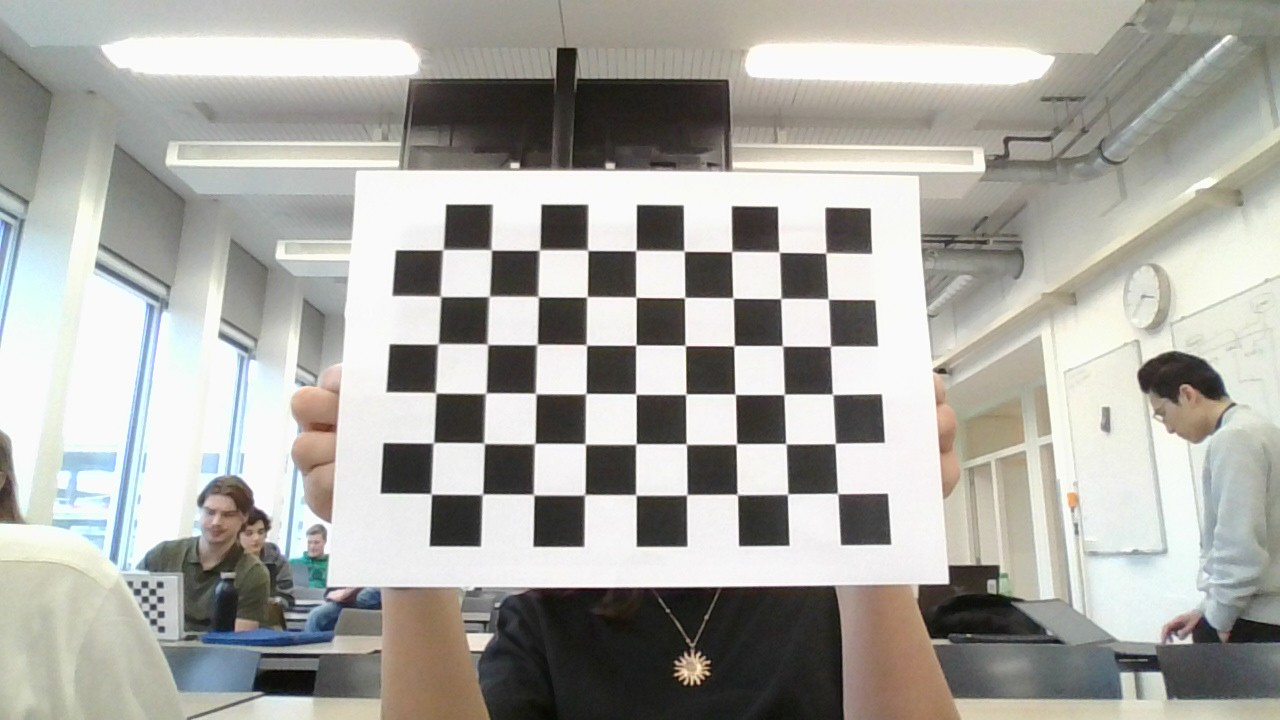
#> input picture Images/WIN_20260210_15_39_01_Pro.jpg, 1280 x 720 px
$ python Assignment1.py
#> lines starting #> are read from the running program, lines starting #| are printed output that depends on the picture; after the words box and inside, x2 and y2 are one past the last pixel; in counts of white or black regions, pixels touching at a corner belong together; long printed decimals are rounded
import numpy as np
import cv2 as cv
import glob
import os
import shutil
import matplotlib.pyplot as plt

save_id = 1
EDGE_SIZE = 25 # size of the square edge (in mm)
L = 75  # length of axes in mm
AXES = np.float32([
    [0, 0, 0],   # origin
    [L*2, 0, 0],   # X
    [0, L*2, 0],   # Y
    [0, 0, -L*2]   # Z
])

CUBE = np.float32([
    [0,0,0],       # bottom-front-left
    [L,0,0],       # bottom-front-right
    [L,L,0],       # bottom-back-right
    [0,L,0],       # bottom-back-left
    [0,0,-L],      # top-front-left
    [L,0,-L],      # top-front-right
    [L,L,-L],      # top-back-right
    [0,L,-L]       # top-back-left
])
criteria = (cv.TERM_CRITERIA_EPS + cv.TERM_CRITERIA_MAX_ITER, 30, 0.001)
pattern_size = (9,6)
top_left = (0,0)
top_right = (pattern_size[0] - 1, 0)
bottom_left = (0, pattern_size[1] - 1)
bottom_right = (pattern_size[0] - 1, pattern_size[1] - 1)

# [63 lines left out: functions select_corners, generate_board_points, interpolate_corners, not called in this run]

def signed_area(p):
    x, y = p[:, 0], p[:, 1]
    return 0.5 * np.sum(x * np.roll(y, -1) - y * np.roll(x, -1))

# [47 lines left out: function order_points, not called in this run]


def create_object_points(cols, rows, square_size_mm = EDGE_SIZE):
    """
    Create the 3D world coordinates of the chessboard corners.
    """
#> called with cols = 9, rows = 6, square_size_mm = 25
    objp = []

    for y in range(rows):
        for x in range(cols):
            X = x * square_size_mm
            Y = y * square_size_mm
            Z = 0.0
            objp.append((X, Y, Z))

    return np.array(objp, dtype=np.float32)

def show_tvecs_rvecs(rvecs, tvecs):
    """
    Function to show rotation vectors and translation vectors
    """
    for i, (rvec, tvec) in enumerate(zip(rvecs, tvecs)):
        R, _ = cv.Rodrigues(rvec)
        extrinsic = np.hstack((R, tvec.reshape(3,1)))

        print(f"\nImage {i+1} extrinsic [R|t]:")
        print(extrinsic)

# [148 lines left out: functions color_face, dynamic_color, draw_cube, not called in this run]

# directories for the training images
images = glob.glob('./Images/*.jpg')
manual_images = glob.glob('./bad_images/*.jpg')
test_images = glob.glob('./test_images/*.jpg')
shutil.rmtree("new_images", ignore_errors=True)
os.makedirs("new_images")

# Arrays to store (3d) object points and (2d) image points from all the images
board_object_points = create_object_points(9, 6, EDGE_SIZE)
auto_objectPoints = []
auto_imagePoints = []
manual_objectPoints = []
manual_imagePoints = []

objp = create_object_points(pattern_size[0], pattern_size[1],EDGE_SIZE)


for fname in images[:25]:
    img = cv.imread(fname)
#> img is the input picture: shape (720, 1280, 3); mean B, G, R 163.4, 169.1, 169.9
    gray = cv.cvtColor(img, cv.COLOR_BGR2GRAY)
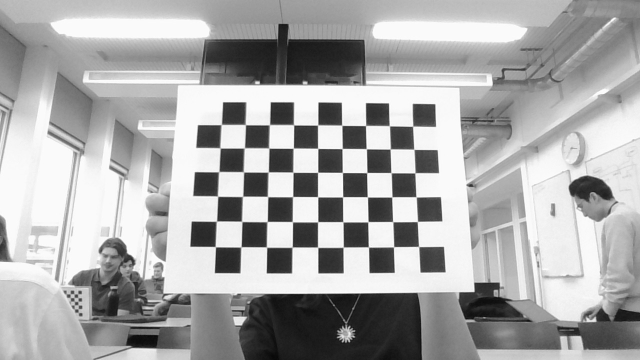
#> gray: shape (720, 1280) (shown at 1/2 size); min 3, max 255, mean 168.7

    # Find the chess board corners
    ret, corners = cv.findChessboardCorners(gray, (pattern_size[0],pattern_size[1]), None)
#> ret = True; corners = 54 rows, first 8: [837.2, 493.1], [787.7, 494.1], [736.3, 494.1], [686.9, 494.9], [636.1, 495], [584.4, 494.9], [534.4, 495.2], [483.4, 493.8]

    if ret == True:
        auto_objectPoints.append(objp)
        corners2 = cv.cornerSubPix(gray, corners, (11,11), (-1,-1), criteria)
#> corners2 = 54 rows, first 8: [837.7, 493.5], [787.6, 494], [737.4, 494.5], [686.8, 494.7], [635.9, 495], [584.7, 494.7], [533.7, 494.6], [482.4, 494.3]

        auto_imagePoints.append(corners2)

        # Draw and display the corners
        cv.drawChessboardCorners(img, (pattern_size[0],pattern_size[1]), corners2, ret)
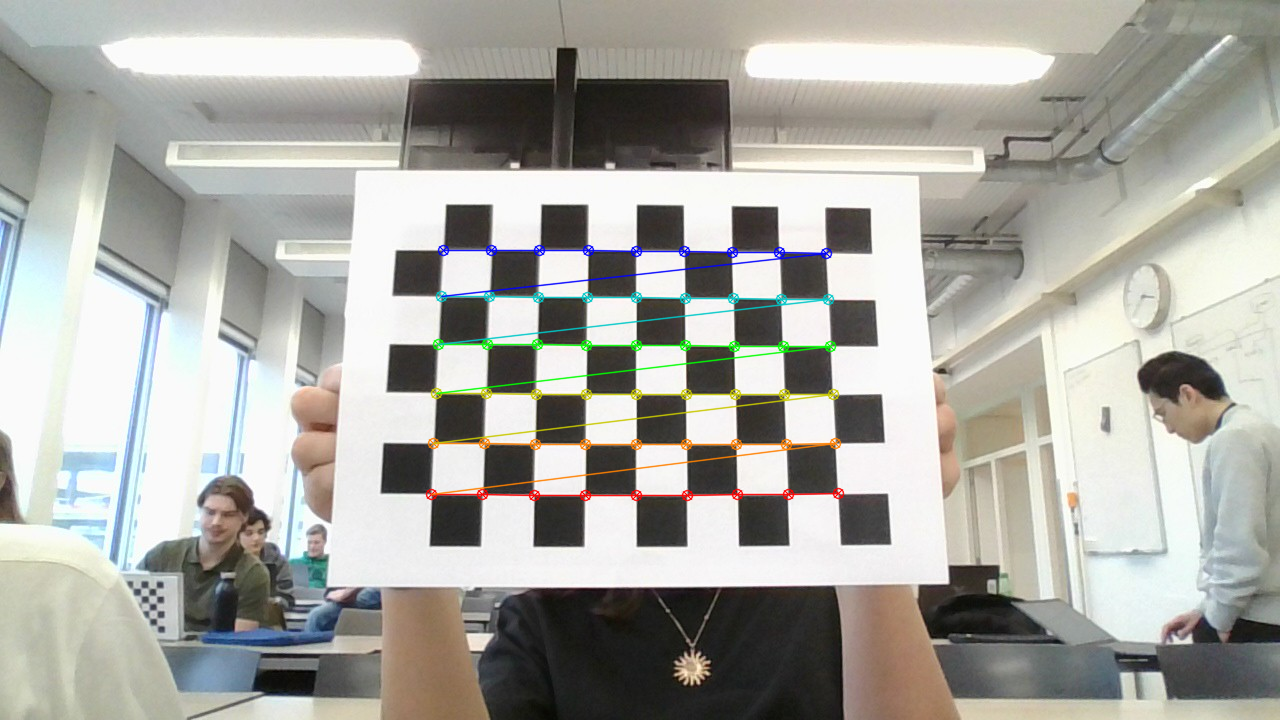
#> img: shape (720, 1280, 3); 1.87% of pixels changed, all inside (x1, y1, x2, y2) = (425, 244, 845, 502)
        cv.imshow('img', img)
        cv.waitKey(500)

for fname in manual_images:

    img = cv.imread(fname)
    gray = cv.cvtColor(img, cv.COLOR_BGR2GRAY)

    state = {
        "original": img.copy(),
        "base": img.copy(),
        "display": img.copy(),
        "interpolation": img.copy(),
        "2dpoints": [],
        "3dpoints": [],
        "filename": fname
    }

    cv.imshow('Image', state['display'])
    cv.setMouseCallback("Image", select_corners, state)

    key = cv.waitKey(0)

    if key == 27:
        print("Exit")
        cv.destroyAllWindows()
        print(state['2dpoints'])
        break

    if key == ord('s'):
        print("Skipped image: ", fname)
        continue

    if len(state['2dpoints']) != 4:
        print(f'This image was skipped : {fname}. Please select at least 4 points in the next one.')
        continue

    src = np.array(state['2dpoints'], dtype=np.float32)

    # --------------- Enforce order -----------------#

    src = np.array(state['2dpoints'], dtype = np.float32)
    ordered = order_points(src, pattern_size = pattern_size)

    ordered_ref = ordered.reshape(-1, 1, 2).astype(np.float32)
    cv.cornerSubPix(gray, ordered_ref, (11,11), (-1,-1), criteria)
    ordered_refined = ordered_ref.reshape(4, 2)

    #dst = np.float32([[0, 0], [W-1, 0], [W-1, H-1], [0, H-1]]) # the corners
    dst = np.float32([
        top_left,
        top_right,
        bottom_right,
        bottom_left
    ])
    W = (pattern_size[0] - 1) * 100
    H = (pattern_size[1] - 1) * 100

    #warping for better corner estimation
    H_warp = cv.getPerspectiveTransform(ordered_refined, dst)
    warped = cv.warpPerspective(img, H_warp, (W, H))
    gray_warped = cv.cvtColor(warped, cv.COLOR_BGR2GRAY)

    # interpolation
    warped_grid = interpolate_corners(dst, pattern_size[0], pattern_size[1])
    warped_grid = warped_grid.reshape(-1, 1, 2).astype(np.float32)

    # inverse warping to go back to original image
    H_inv = cv.getPerspectiveTransform(dst, ordered_refined)
    img_grid = cv.perspectiveTransform(warped_grid, H_inv)

    img_points = img_grid.reshape(-1, 2)
    manual_imagePoints.append(img_points)
    manual_objectPoints.append(board_object_points.copy())

    for pt in img_grid:
        x, y = pt[0]
        cv.circle(state['interpolation'], (int(x), int(y)), 5, (255, 0, 0), -1)

    cv.imshow('Image', state["interpolation"])
    new_path = os.path.join("new_images", os.path.basename(fname))
    cv.imwrite(new_path, state["interpolation"])

    cv.waitKey(0)
    cv.destroyAllWindows()


"""
    Part 4: Three runs of calibration.

    We need to use cv.calibrateCamera(
    objectPoints,    # list of 3D points per image
    imagePoints,     # list of 2D points per image
    image_size,      # image width and height
    None,            # initial camera matrix (None → estimated)
    None,            # initial distortion coefficients
    flags=0,         # free center/origin point
    criteria=criteria
)

"""

# read image size
image_size = (cv.imread(images[0]).shape[1], cv.imread(images[0]).shape[0])
#> image_size = (1280, 720)

#Run images
objectPoints_run1 = auto_objectPoints + manual_objectPoints
imagePoints_run1  = auto_imagePoints  + manual_imagePoints
#> imagePoints_run1 = 1 item

ret, cameraMatrix1, distCoeffs1, rvecs1, tvecs1 = cv.calibrateCamera(objectPoints_run1, imagePoints_run1, image_size, None, None, flags=0, criteria=criteria)
#> ret = 0.156; cameraMatrix1 = [[595.3, 0, 628.5], [0, 589.1, 347.1], [0, 0, 1]]; distCoeffs1 = [[-0.0722, -0.104, -0.00238, 0.000387, 1.13]]; rvecs1 = ([0.0372, -0.234, -3.13],); tvecs1 = ([103.6, 73.67, 292.1],)
print("############ RESULTS OF RUN 1 ############\n")
print("Intrinsic Parameters : Camera matrix K:\n", cameraMatrix1)
#| Intrinsic Parameters : Camera matrix K:
#|  [[595.255   0.         628.521]
#|  [  0.         589.072 347.122]
#|  [  0.           0.           1.        ]]
print("Extrinsic Parameters : [R|t] for each image:")
show_tvecs_rvecs(rvecs1, tvecs1)
#> the loop in show_tvecs_rvecs, `for i, (rvec, tvec) in enumerate(zip(rvecs, tvecs)):` made 1 pass
#> (rvec, tvec) on pass 1: ([0.0372, -0.234, -3.13], [103.6, 73.67, 292.1])
#> (printed output is left out)
print("##########################################\n")

# ---------------------------- Run 2 --------------------- 5 manual + 5 auto
objectPoints_run2 = auto_objectPoints[:5] + manual_objectPoints[:5]
imagePoints_run2  = auto_imagePoints[:5]  + manual_imagePoints[:5]
#> imagePoints_run2 = 1 item

ret, cameraMatrix2, distCoeffs2, rvecs2, tvecs2 = cv.calibrateCamera(objectPoints_run2, imagePoints_run2, image_size, None, None, flags=0, criteria=criteria)
#> cameraMatrix2 = [[595.3, 0, 628.5], [0, 589.1, 347.1], [0, 0, 1]]; distCoeffs2 = [[-0.0722, -0.104, -0.00238, 0.000387, 1.13]]; rvecs2 = ([0.0372, -0.234, -3.13],); tvecs2 = ([103.6, 73.67, 292.1],)
print("############ RESULTS OF RUN 2 ############\n")
print("Intrinsic Parameters : Camera matrix K:\n", cameraMatrix2)
#| Intrinsic Parameters : Camera matrix K:
#|  [[595.255   0.         628.521]
#|  [  0.         589.072 347.122]
#|  [  0.           0.           1.        ]]
print("Extrinsic Parameters : [R|t] for each image:")
show_tvecs_rvecs(rvecs2, tvecs2)
#> the loop in show_tvecs_rvecs (call 2), `for i, (rvec, tvec) in enumerate(zip(rvecs, tvecs)):` made 1 pass
#> (printed output is left out)
print("##########################################\n")

# ---------------------------- Run 3 ---------------------- 5 auto
objectPoints_run3 = auto_objectPoints[:5]
imagePoints_run3  = auto_imagePoints[:5]
#> imagePoints_run3 = 1 item

ret, cameraMatrix3, distCoeffs3, rvecs3, tvecs3 = cv.calibrateCamera(objectPoints_run3, imagePoints_run3, image_size, None, None, flags=0, criteria=criteria)
#> cameraMatrix3 = [[595.3, 0, 628.5], [0, 589.1, 347.1], [0, 0, 1]]; distCoeffs3 = [[-0.0722, -0.104, -0.00238, 0.000387, 1.13]]; rvecs3 = ([0.0372, -0.234, -3.13],); tvecs3 = ([103.6, 73.67, 292.1],)
print("############ RESULTS OF RUN 3 ############\n")
print("Instrinic Parameters : Camera matrix K:\n", cameraMatrix3)
#| Instrinic Parameters : Camera matrix K:
#|  [[595.255   0.         628.521]
#|  [  0.         589.072 347.122]
#|  [  0.           0.           1.        ]]
print("Extrinsic parameters : [R|t] for each image:")
show_tvecs_rvecs(rvecs3, tvecs3)
print("##########################################\n")


"""
    Part 5: Project from 3d object to 2d pixel coordinates

    We must use -> cv.projectPoints(
    object_points_3D,
    rvec,
    tvec,
    K,
    distCoeffs
    )

"""


# Single test image
#> (the run stopped early here; a loop or call above may not have finished)

$ run again, on Images/WIN_20260210_15_39_05_Pro.jpg
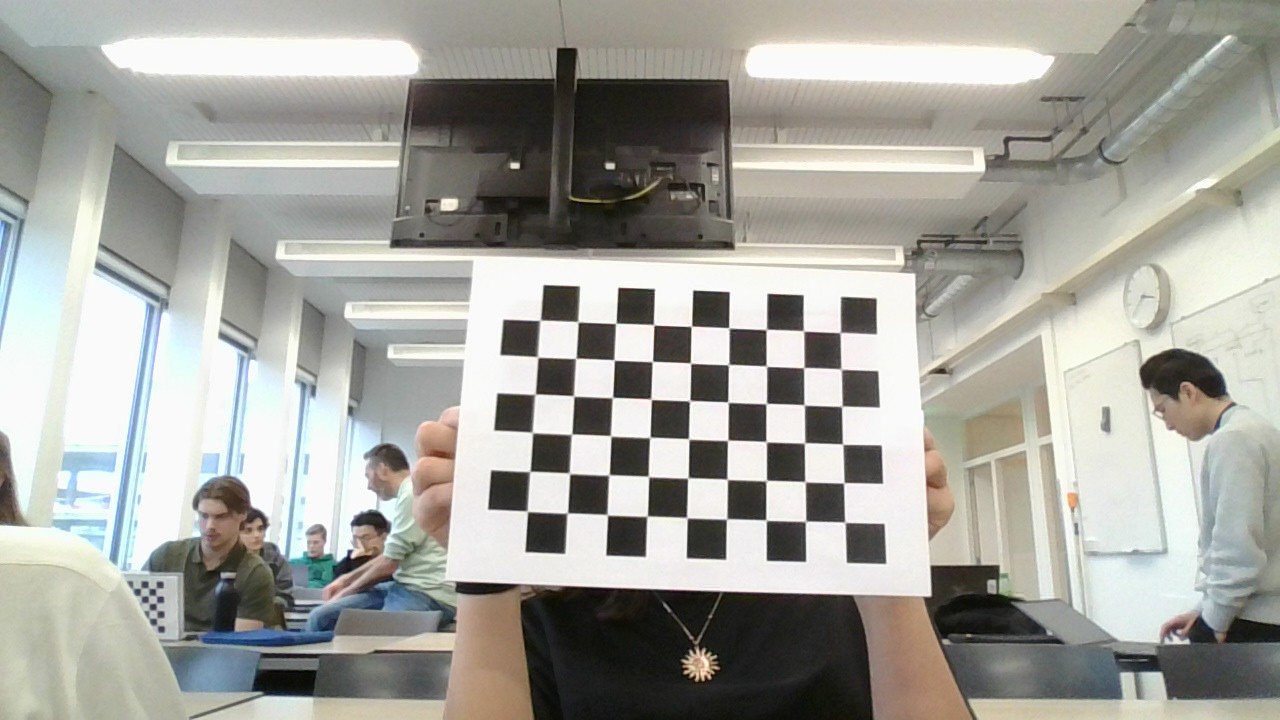
#> input picture Images/WIN_20260210_15_39_05_Pro.jpg, 1280 x 720 px
#> img is the input picture: shape (720, 1280, 3); mean B, G, R 156.9, 163.4, 163.7
#> `gray = cv.cvtColor(img, cv.COLOR_BGR2GRAY)`:
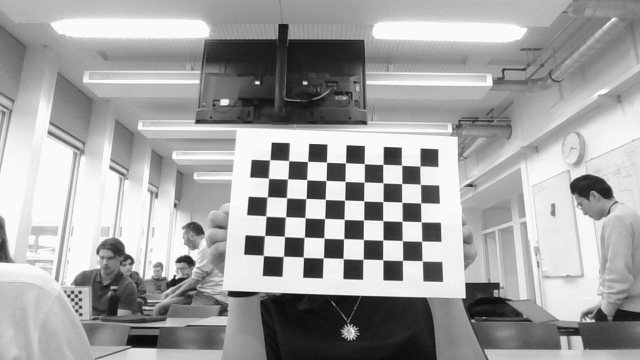
#> gray: shape (720, 1280) (shown at 1/2 size); min 1, max 255, mean 162.7
#> `ret, corners = cv.findChessboardCorners(gray, (pattern_size[0],pattern..`: ret = True; corners = 54 rows, first 8: [844.8, 522.3], [805.7, 521.2], [766.3, 520], [726.6, 519.2], [686.8, 517.7], [647.4, 515.8], [607.7, 515.2], [567.8, 512.5]
#> corners2 = 54 rows, first 8: [844.9, 522.3], [805.5, 521.2], [766.1, 520.2], [726.6, 518.9], [686.8, 517.7], [647.1, 516.2], [607.3, 514.8], [567.3, 513.1]
#> `cv.drawChessboardCorners(img, (pattern_size[0],pattern_size[1]), corne..`:
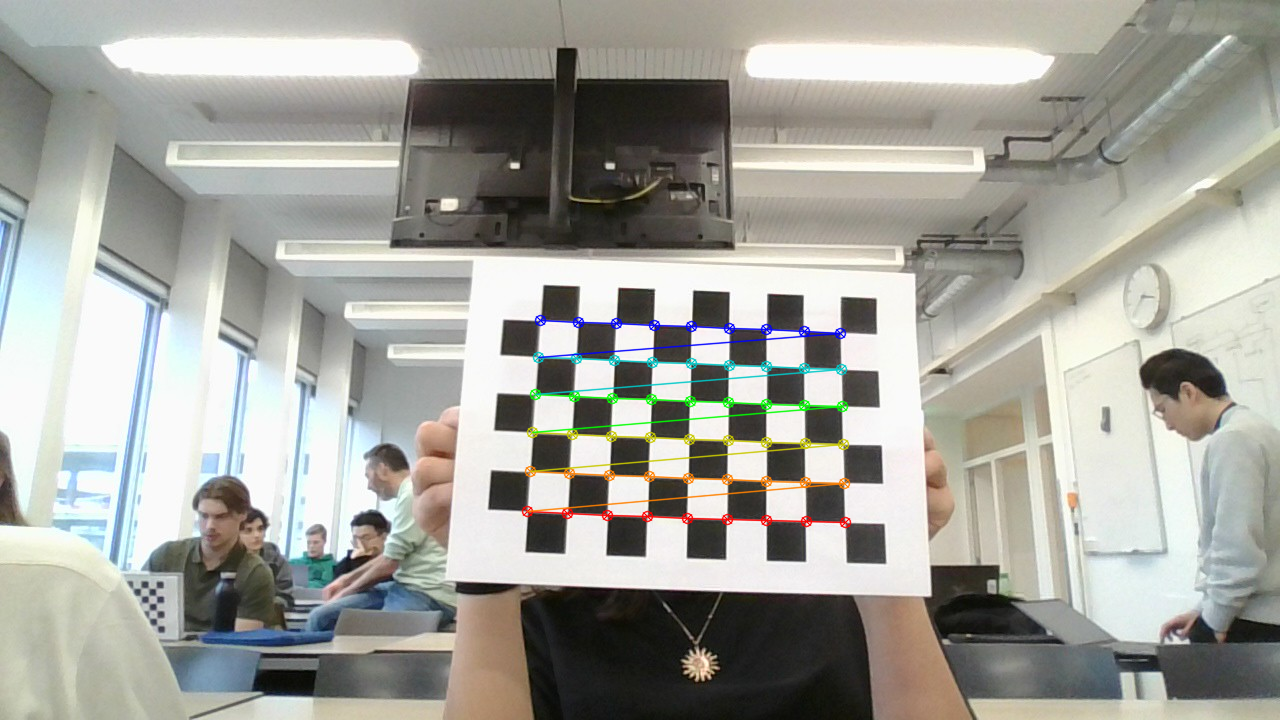
#> img: shape (720, 1280, 3); 1.55% of pixels changed, all inside (x1, y1, x2, y2) = (521, 314, 852, 529)
#> image_size = (1280, 720)
#> imagePoints_run1 = 1 item
#> `ret, cameraMatrix1, distCoeffs1, rvecs1, tvecs1 = cv.calibrateCamera(o..`: ret = 0.127; cameraMatrix1 = [[616.1, 0, 637.5], [0, 611.9, 372], [0, 0, 1]]; distCoeffs1 = [[-0.0723, -0.16, -0.00739, 0.00145, 1.63]]; rvecs1 = ([0.0321, -0.307, -3.09],); tvecs1 = ([130.9, 96.29, 384.9],)
#| Intrinsic Parameters : Camera matrix K:
#|  [[616.095   0.         637.495]
#|  [  0.         611.923 371.999]
#|  [  0.           0.           1.        ]]
#> the loop in show_tvecs_rvecs, `for i, (rvec, tvec) in enumerate(zip(rvecs, tvecs)):` made 1 pass
#> (rvec, tvec) on pass 1: ([0.0321, -0.307, -3.09], [130.9, 96.29, 384.9])
#> (printed output is left out)
#> imagePoints_run2 = 1 item
#> cameraMatrix2 = [[616.1, 0, 637.5], [0, 611.9, 372], [0, 0, 1]]; distCoeffs2 = [[-0.0723, -0.16, -0.00739, 0.00145, 1.63]]; rvecs2 = ([0.0321, -0.307, -3.09],); tvecs2 = ([130.9, 96.29, 384.9],)
#| Intrinsic Parameters : Camera matrix K:
#|  [[616.095   0.         637.495]
#|  [  0.         611.923 371.999]
#|  [  0.           0.           1.        ]]
#> the loop in show_tvecs_rvecs (call 2), `for i, (rvec, tvec) in enumerate(zip(rvecs, tvecs)):` made 1 pass
#> (printed output is left out)
#> imagePoints_run3 = 1 item
#> cameraMatrix3 = [[616.1, 0, 637.5], [0, 611.9, 372], [0, 0, 1]]; distCoeffs3 = [[-0.0723, -0.16, -0.00739, 0.00145, 1.63]]; rvecs3 = ([0.0321, -0.307, -3.09],); tvecs3 = ([130.9, 96.29, 384.9],)
#| Instrinic Parameters : Camera matrix K:
#|  [[616.095   0.         637.495]
#|  [  0.         611.923 371.999]
#|  [  0.           0.           1.        ]]
